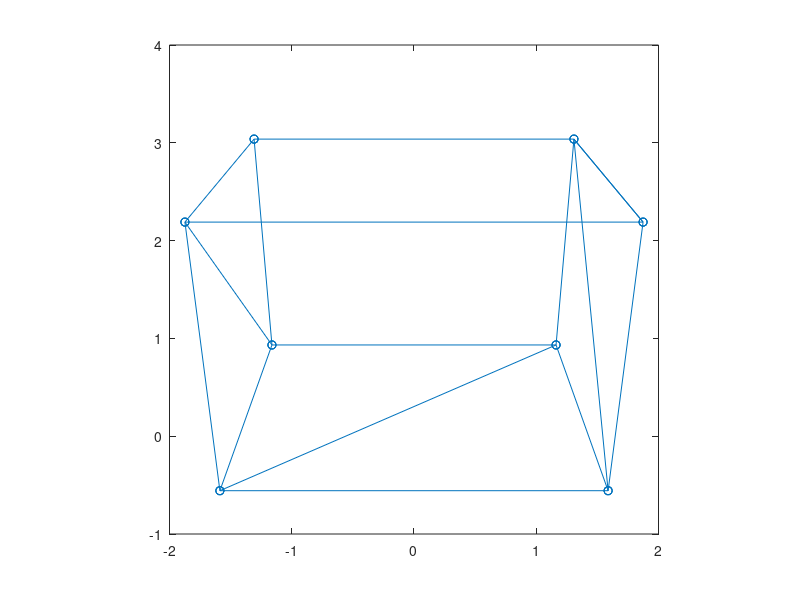

This chart was generated by the following MATLAB code:
s = 4;  % Distance from origin to screen
d = 8;  % Distance from screen to camera

E = [0, 5, s+d];
T = [0, 0, 0];
t_n = (T-E)/norm(T-E);


vertices = [
    2, 2, 0;
    2, -2, 0;
    -2, -2, 0;
    -2, 2, 0;
    
    2, 2, 4;
    2, -2, 4;
    -2, -2, 4;
    -2, 2, 4;
];

edges = [
    1 2;
    2 3;
    3 4;
    4 1;
    
    5 6;
    6 7;
    7 8;
    8 5;
    
    5 1;
    6 2;
    7 3;
    8 4;
];

p = vertices(edges', :);

r = p - E;
r_n = r/norm(r);

p = (d./(r_n*t_n')) .* r_n + E;

fig = figure('Name', 'Object');
plot(p(:,1), p(:,2), '-o');

axis square;